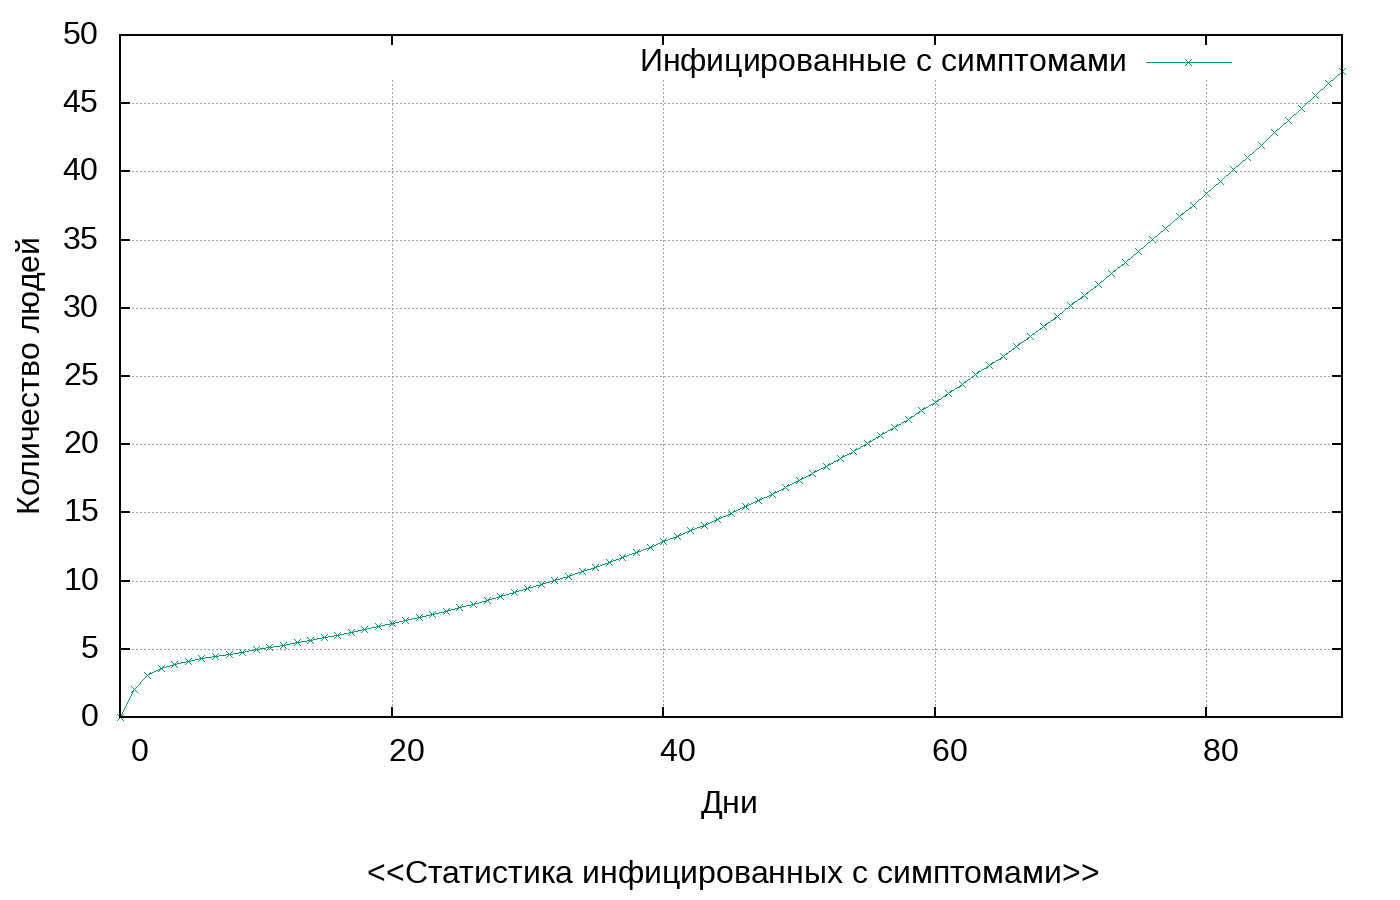

The script that saved this image:
#!/usr/bin/gnuplot

set termoption enhanced
set terminal png size 1400,900 font "Arial, 24"
set output "i.png"
set style line 1 lc rgb "0xDC143C" lt 1 lw 4 pt 9 ps 1
set border lw 2
set grid
set key top left
set xlabel "Дни\n\n <<Статистика инфицированных с симптомами>>
set ylabel "Количество людей" rotate by 90
set xtics 20
set ytics 5
set format x "%6.0f"
set format y "%1.0f"
set yrange [0:50]
set xrange [0:90]
plot "infected.txt" using 1:2 title "Инфицированные с симптомами" with linespoints ls 2, 